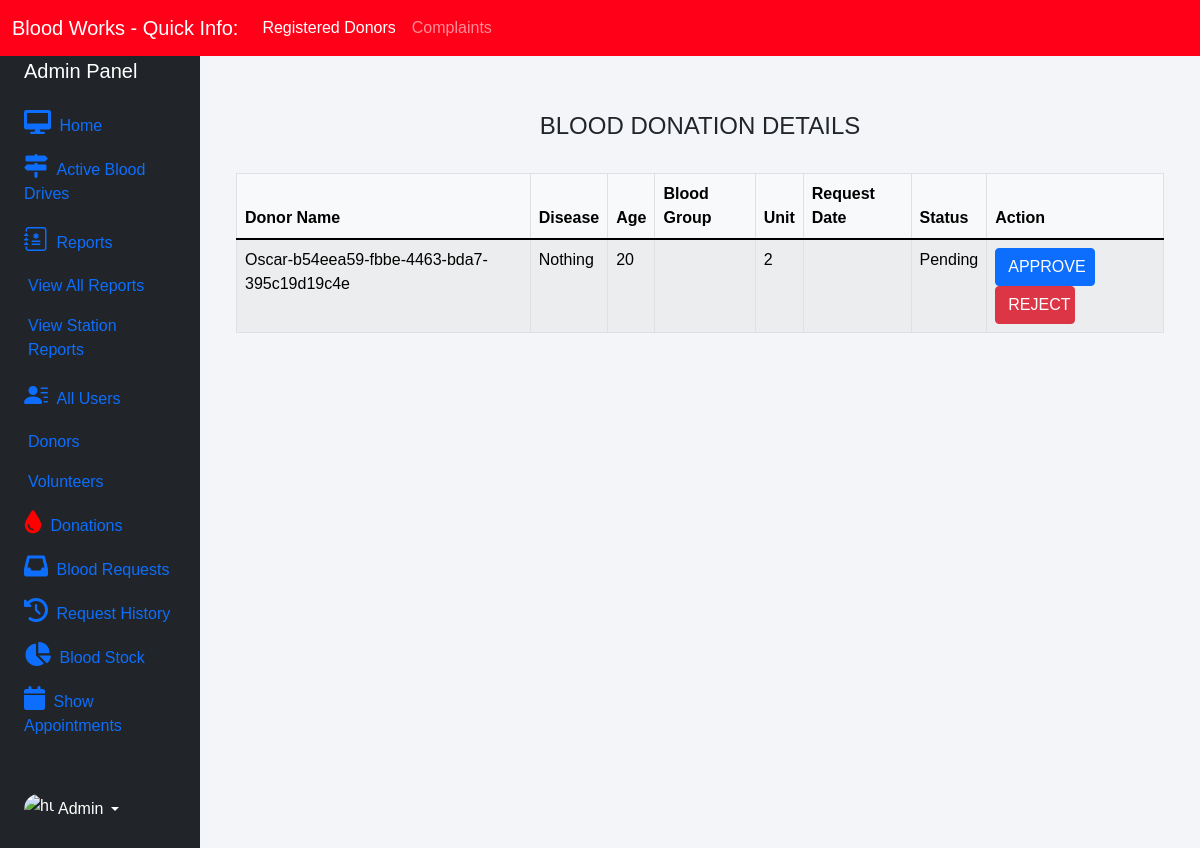
Before: /admin-donation (signed in) with the older database file.
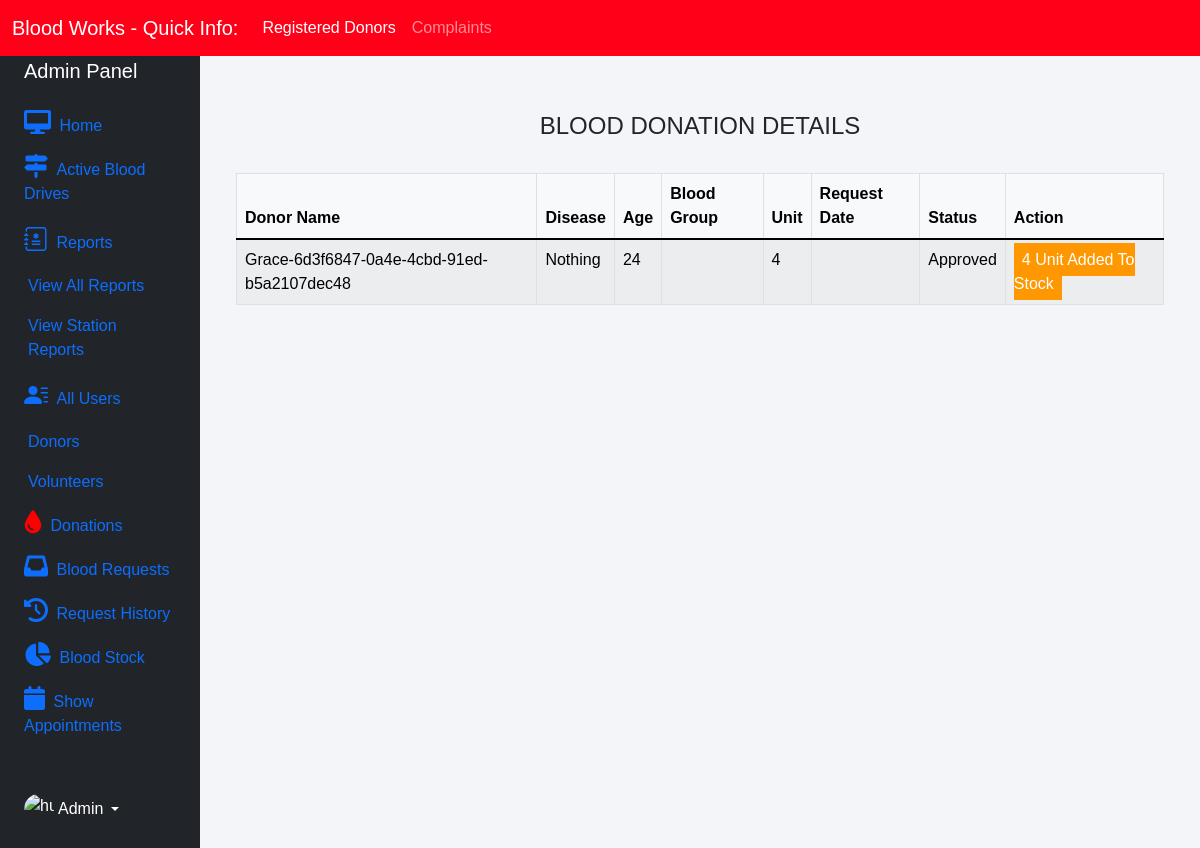
After: the same page with the newer database file.
### donor/models.py (models this page shows, shortened)
class BloodDonate(models.Model):
    donor = models.ForeignKey(Donor, on_delete=models.CASCADE)
    donation_id = models.CharField(primary_key=True, default=uuid.uuid4(), max_length=40)
    volunteer_id = models.ForeignKey(VolunteerRegistration, null=True, on_delete=models.SET_NULL)
    disease = models.CharField(max_length=100, default="Nothing")
    age = models.PositiveIntegerField()
    blood_group = models.CharField(max_length=3, blank=True, choices=blood_groups)
    donation_type = models.OneToOneField(DonationType, default=1, on_delete=models.CASCADE)
    unit = models.PositiveIntegerField(default=0)
    status = models.CharField(max_length=20, default="Pending",
                              choices={('Pending', 'Pending'), ('Approved', 'Approved'), ('Rejected', 'Rejected')})
    created_date = models.DateTimeField(auto_now=False, default=timezone.datetime.now())

class Donor(models.Model):
    current_time = datetime.datetime.now()
    donor_id = models.CharField(primary_key=True, max_length=40, default=uuid.uuid4())
    user = models.OneToOneField(User, on_delete=models.CASCADE)
    profile_pic = models.ImageField(upload_to='profile_pic/Donor/',default="profile/Donor/default.png", null=True, blank=True)
    bloodgroup = models.CharField(max_length=10, choices=blood_groups)
    address = models.CharField(max_length=40)
    mobile = models.CharField(max_length=20, null=False, unique=True)
    email = models.EmailField(default="test@placeholder.com")
    status = models.CharField(max_length=8, default="Pending",
                              choices={('Pending', 'Pending'), ('Approved', 'Approved'), ('Rejected', 'Rejected')})
    donor_card_code = models.CharField(max_length=40, null=True, blank=True)
    served_by = models.ForeignKey(VolunteerRegistration,null=True, default="delete-101", on_delete=models.SET_DEFAULT, blank=True)
    created_date = models.DateTimeField(auto_now_add=False,default=timezone.datetime.now())
    def __str__(self):
        return f"{self.user.first_name}-{self.donor_id}"

### blood/views.py (the view)
# urls.py: path('admin-donation', views.admin_donation_view, name='admin-donation'),
@login_required(login_url='adminlogin')
def admin_donation_view(request):
    donations = dmodels.BloodDonate.objects.all()
    return render(request, 'blood/admin_donation.html', {'donations': donations})

### templates/blood/admin_donation.html (shortened to what this page needs)
{% extends 'blood/adminbase.html' %}
{% block content %}
{% load widget_tweaks %}
{%load static%}
<head>
   </head>
<br><br>
<div class="container">
    <H4 class="text-center">BLOOD DONATION DETAILS</H4><br>
    <table class="table table-light table-hover table-bordered table-striped">
        <thead class="bg-info">
            <tr>
                <th scope="col">Donor Name</th>
                <th scope="col">Disease</th>
                <th scope="col">Age</th>
                <th scope="col">Blood Group</th>
                <th scope="col">Unit</th>
                <th scope="col">Request Date</th>
                <th scope="col">Status</th>
                <th class="text-right">Action</th>
            </tr>
        </thead>
        <tbody>
            {% for t in donations %}
            <tr>
                <td> {{t.donor}}</td>
                <td> {{t.disease}}</td>
                <td> {{t.age}}</td>
                <td>{{t.bloodgroup}}</td>
                <td>{{t.unit}}</td>
                <td>{{t.date}}</td>
                <td>{{t.status}}</td>
                {% if t.status == 'Pending' %}
                <td class="text-right">
                    <button class="btn btn-primary badge-pill" style="width: 100px;"><a  style="text-decoration: none;color: white;" href="{% url 'approve-donation' t.id  %}">APPROVE</a> </button>
                    <button class="btn btn-danger badge-pill" style="width: 80px;"><a  style="text-decoration: none;color: white;" href="{% url 'reject-donation' t.id  %}">REJECT</a> </button>
                </td>
                {% elif  t.status == 'Approved' %}
                <td><span class="label warning">{{t.unit}} Unit Added To Stock</span></td>
                {% else %}
                <td><span class="label danger">0 Unit Added To Stock</span></td>
                {% endif %}
            </tr>
            {% endfor %}
        </tbody>
    </table>
</div>
{% endblock content %}

Changed rows visible on the page:
removed BloodDonate: donor "Oscar-b54eea59-fbbe-4463-bda7-395c19d19c4e", disease "Nothing", age "20", unit "2", status "Pending", shows "APPROVE"
added BloodDonate: donor "Grace-6d3f6847-0a4e-4cbd-91ed-b5a2107dec48", disease "Nothing", age "24", unit "4", status "Approved"
